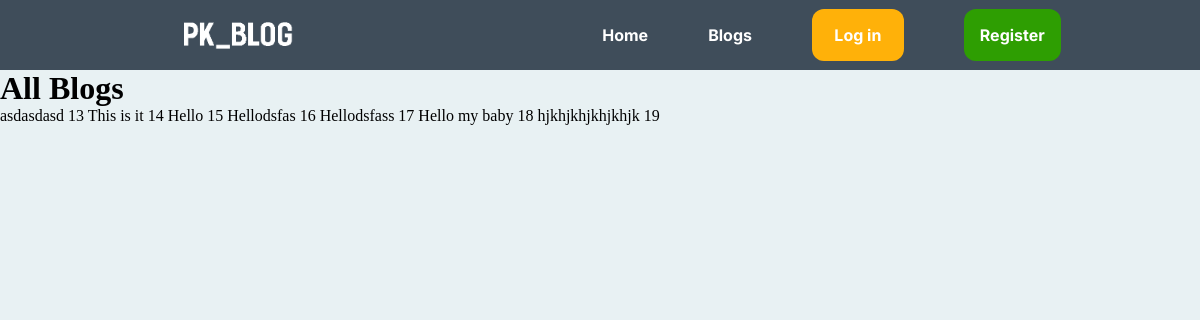
The page /blogs/all_blogs/ on the database as committed earlier.
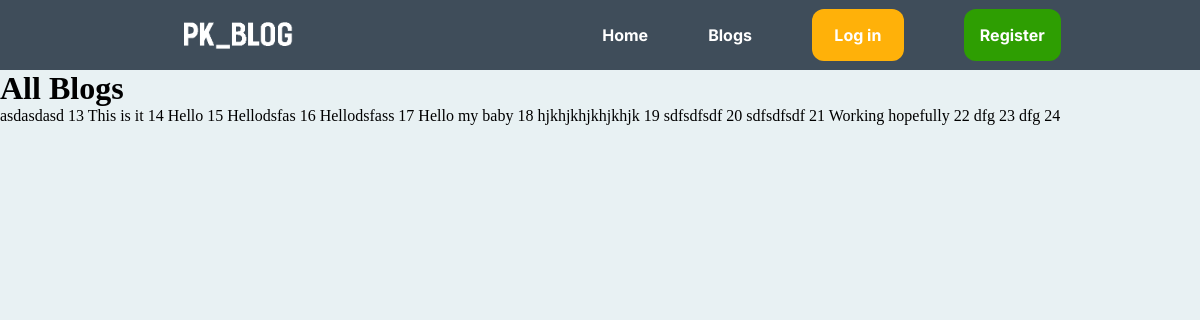
The same page on the database as committed later.
### blogs/models.py (models this page shows)
class ProtectedBlog(models.Model):
    time_created = models.DateTimeField(auto_now_add=True)
    title = models.CharField(max_length=200)
    strapline = models.TextField(max_length=500, blank=True)
    is_encrypted = models.BooleanField()
    private_key = models.TextField(max_length=200, blank=True)
    blog_content = models.TextField()
    author = models.CharField(max_length=100, blank=True)
    attributed_name = models.CharField(max_length=50, blank=True)

### blogs/views.py (the view)
# urls.py: path('all_blogs/', views.view_all),
def view_all(request):
    blogs = ProtectedBlog.objects.all()
    return render(request, 'blogs/all_blogs.html', {'results': blogs})

### templates/blogs/all_blogs.html
{% extends '../base.html' %}
{% block content %}
<h1>All Blogs</h1>
{% for blog in results %}
{{blog.title}}
{{blog.id}}
{% endfor %}
{%  endblock %}

### templates/base.html (shortened to what this page needs)
{% load static %}
<!DOCTYPE html>
<html lang="en">
<head>
</head>
<body>
    {% include 'navbar.html' %}
    {% block content %}
    {% endblock %}
</body>
</html>

### templates/navbar.html (shortened to what this page needs)
{% load static %}
<link rel="stylesheet" href="{% static 'css/styles.css' %}">
<header>
    <nav class="navbar">
        <a href="#" class="nav-branding"><img src="{% static 'images/text_logo.png' %}" alt="logo" class="logo"></a>
        <ul class="nav-menu">
            <li class="nav-item">
                <a href="#" class = "nav-link">Home</a>
            </li>
            <li class="nav-item">
                <a href="#" class = "nav-link">Blogs</a>
            </li>
            <li class="nav-item">
                <a href="#" class = "nav-link"><btn class="login-button">Log in</btn></a>
            </li>
            <li class="nav-item">
                <a href="#" class = "nav-link"><btn class="reg-button">Register</btn></a>
            </li>
        </ul>
    </nav>
</header>

### static/css/styles.css (style rules this page uses)
* { padding: 0; margin: 0; box-sizing: border-box; }
header { background-color: rgb(63, 77, 90); font-family: 'Inter'; font-weight: bold; z-index: 1; }
li { list-style: none; }
a { color: white; text-decoration: none; }
.navbar { min-height: 70px; display: flex; justify-content: space-between; align-items: center; padding: 0 24px; }
.nav-menu { display: flex; justify-content: space-between; align-items: center; margin-right: 10%; gap: 60px; }
.logo { margin-top: 10px; margin-left: 160px; max-width: 7rem; }
.nav-link { transition: 0.7s ease; }
btn { padding: 1rem; border-radius: 12px; }
.reg-button { background-color: rgb(46, 158, 2); }
.login-button { background-color: rgb(255, 177, 9); padding: 1rem 1.4rem; }
body { background-color: rgb(232, 241, 243); }

Rows that differ between the two databases and show on the page:
added ProtectedBlog: title "sdfsdfsdf", id "20"
added ProtectedBlog: title "sdfsdfsdf", id "21"
added ProtectedBlog: title "Working hopefully", id "22"
added ProtectedBlog: title "dfg", id "23"
added ProtectedBlog: title "dfg", id "24"
